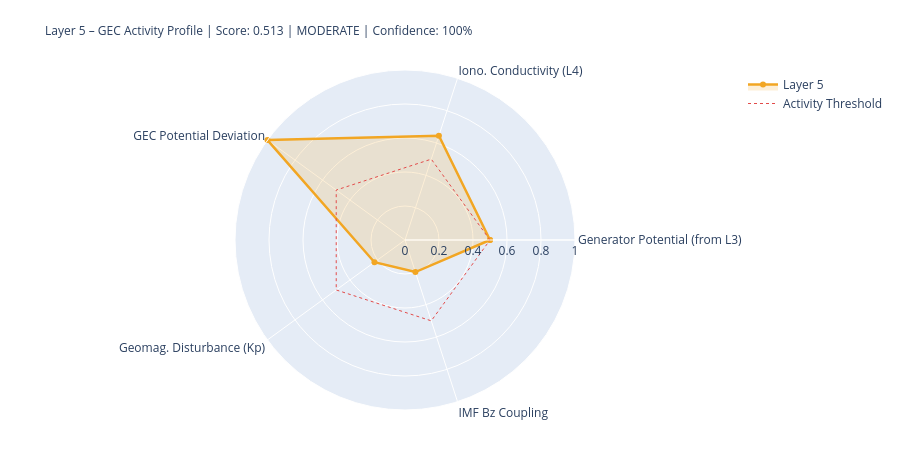

Notebook cell for this chart:
### Markdown cell above
---
## 5. State Assessment & Handoff to Layer 6

### Code cell
# ============================================================
# LAYER-5-SCORE
# ============================================================

# Components
# 1) Generator activity (Layer-3-driven)
gen_score = norm(generator_strength, 0.3, 2.0)
gen_src   = 'from_layer3' if l3_thunder_score is not None else 'estimated'

# 2) Ionospheric conductivity (Layer-4-driven)
iono_score = norm(iono_cond_factor, 0.7, 1.4)
iono_src   = 'from_layer4' if l4_ioniz is not None else 'estimated'

# 3) GEC potential deviation from reference
pot_score = norm(abs(delta_V_pct), 0, 30)  # 0 = at reference, 1 = 30% deviation
pot_src   = 'derived'

# 4) Geomagnetic disturbance (Kp) – modulates vertical currents
kp_score = norm(kp_val, 0, 9)
kp_src   = 'primary' if kp_now is not None else 'from_layer4'

# 5) IMF Bz coupling (southward = stronger M-I coupling → GEC influence)
bz_score = norm(-(bz_now or 0), -5, 30) if bz_now is not None else None
bz_src   = 'primary' if bz_now is not None else 'missing'

COMPONENTS = {
    'Generator Potential (from L3)':  {'score': gen_score,   'source': 'derived_from_layer3', 'dynamic': True},
    'Iono. Conductivity (L4)':      {'score': iono_score,  'source': iono_src, 'dynamic': True},
    'GEC Potential Deviation':      {'score': pot_score,   'source': pot_src,  'dynamic': True},
    'Geomag. Disturbance (Kp)':         {'score': kp_score,    'source': kp_src,   'dynamic': True},
    'IMF Bz Coupling':               {'score': bz_score,    'source': bz_src,   'dynamic': True},
}

available   = {k: v['score'] for k, v in COMPONENTS.items() if v['score'] is not None}
unavailable = [k for k, v in COMPONENTS.items() if v['score'] is None]
layer5_score = round(sum(available.values()) / len(available), 4) if available else None
confidence   = round(len(available) / len(COMPONENTS), 2)
level = ('unknown' if layer5_score is None
         else 'quiet'   if layer5_score < 0.3
         else 'moderate' if layer5_score < 0.6
         else 'active')
dominant_l5 = max(available, key=available.get) if available else 'none'

# Kp consistency: separate 1-min raw value from score value
kp_1m_raw   = kp_now          # directly from API (can be 0.0 during live measurement)
kp_for_score = kp_val          # from Layer-0 context or estimated value if needed
kp_score_src = kp_src

W = 68
print('=' * W)
print('LAYER 5 – GLOBAL ELECTRIC CIRCUIT – STATE ASSESSMENT')
print('=' * W)
for name, comp in COMPONENTS.items():
    s = comp['score']
    if s is not None:
        bar = '█' * int(s*20) + '░' * (20-int(s*20))
        print(f'  {name:<34} {bar}  {s:.3f}  [{comp["source"]}]')
    else:
        print(f'  {name:<34} {"─"*20}  n/a   [missing]')
print('-' * W)
print(f'  Score:         {layer5_score:.3f}  ({len(available)}/{len(COMPONENTS)} components)')
print(f'  Confidence:    {confidence:.0%}')
print(f'  Level:         {level.upper()}')
print(f'  Dominant:      {dominant_l5}')
print(f'  V_iono:        {V_iono_mod:.1f} kV  (Δ {delta_V_pct:+.1f}% vs. Ref)')
print(f'  I_total:       {I_total_mod:.1f} A   (Δ {delta_I_pct:+.1f}% vs. Ref)')
print('=' * W)

# Radar
cats   = list(available.keys())
vals_r = list(available.values())
if len(cats) >= 3:
    fig = go.Figure()
    fig.add_trace(go.Scatterpolar(
        r=vals_r + [vals_r[0]], theta=cats + [cats[0]],
        fill='toself', fillcolor='rgba(242,166,35,0.18)',
        line=dict(color='#F2A623', width=2.5), name='Layer 5'
    ))
    fig.add_trace(go.Scatterpolar(
        r=[0.5]*(len(cats)+1), theta=cats+[cats[0]],
        line=dict(color='#E24B4A', dash='dot', width=1),
        mode='lines', name='Activity Threshold'
    ))
    fig.update_layout(
        title=dict(
            text=f'Layer 5 – GEC Activity Profile | Score: {layer5_score:.3f} | {level.upper()} | Confidence: {confidence:.0%}',
            font=dict(size=12)
        ),
        polar=dict(radialaxis=dict(visible=True, range=[0,1])),
        height=450, showlegend=True,
        margin=dict(l=80, r=80, t=70, b=40)
    )
    fig.show()

### Figure 1 — Plotly figure (JSON) as saved in the notebook; plotly's stock layout.template omitted (floating-point values rounded to 4 significant figures)
{"data": [{"fill": "toself", "fillcolor": "rgba(242,166,35,0.18)", "line": {"color": "#F2A623", "width": 2.5}, "name": "Layer 5", "r": [0.5, 0.6454, 1.0, 0.2222, 0.1983, 0.5], "theta": ["Generator Potential (from L3)", "Iono. Conductivity (L4)", "GEC Potential Deviation", "Geomag. Disturbance (Kp)", "IMF Bz Coupling", "Generator Potential (from L3)"], "type": "scatterpolar"}, {"line": {"color": "#E24B4A", "dash": "dot", "width": 1}, "mode": "lines", "name": "Activity Threshold", "r": [0.5, 0.5, 0.5, 0.5, 0.5, 0.5], "theta": ["Generator Potential (from L3)", "Iono. Conductivity (L4)", "GEC Potential Deviation", "Geomag. Disturbance (Kp)", "IMF Bz Coupling", "Generator Potential (from L3)"], "type": "scatterpolar"}], "layout": {"height": 450, "margin": {"b": 40, "l": 80, "r": 80, "t": 70}, "polar": {"radialaxis": {"range": [0, 1], "visible": true}}, "showlegend": true, "title": {"font": {"size": 12}, "text": "Layer 5 – GEC Activity Profile | Score: 0.513 | MODERATE | Confidence: 100%"}}}
